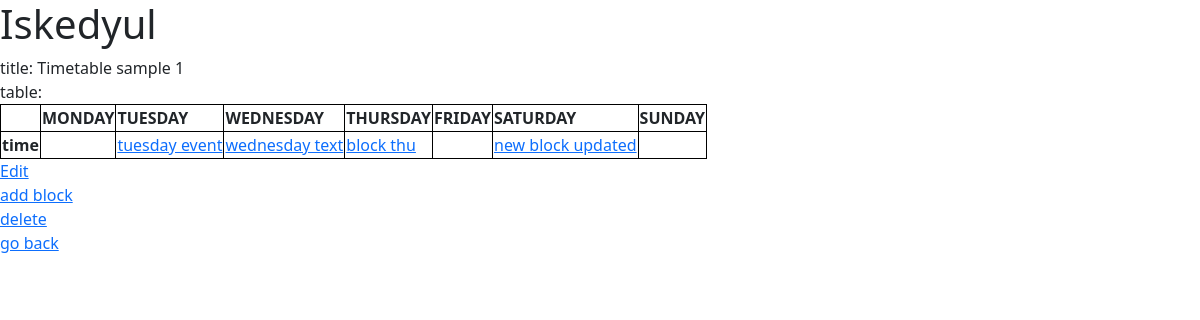
The page /sets/1/ on the database its author committed.
### core/models.py (models this page shows, shortened)
class Set(models.Model):
    title = models.CharField(_("title"), max_length=50)
    class Meta:
        verbose_name = _("set")
        verbose_name_plural = _("sets")

class Block(models.Model):
    set = models.ForeignKey("core.Set", on_delete=models.CASCADE)
    text = models.CharField(_("text"), max_length=50)
    start_time = models.TimeField(default=datetime.time(00, 00), auto_now=False, auto_now_add=False)
    end_time = models.TimeField(default=datetime.time(00, 00), auto_now=False, auto_now_add=False)
    day = models.CharField(max_length=50, choices=[
        ('Mon', _('Monday')),
        ('Tue', _('Tuesday')),
        ('Wed', _('Wednesday')),
        ('Thu', _('Thursday')),
        ('Fri', _('Friday')),
        ('Sat', _('Saturday')),
        ('Sun', _('Sunday')),
    ])
    class Meta:
        verbose_name = _("block")
        verbose_name_plural = _("blocks")

### core/views.py (the view)
# urls.py: path("sets/<int:pk>/", views.SetDetailView.as_view(), name="set_detail"),
class SetDetailView(DetailView):
    model = Set
    template_name = "core/set_detail.html"
    def get_context_data(self, **kwargs):
        context = super().get_context_data(**kwargs)
        context['by_days'] = oop.day_dict(self.object.block_set.all())
        return context

### core/oop.py (called while the page is built)
def day_dict(blocks):
    time_rows = {}
    time_rows['time1'] = {}
    daycol = {}
    for d in DEFAULT_D:
        qs = blocks.filter(day=d)
        daycol[d] = qs[0] if len(qs) > 0 else None
    return daycol

### core/templates/core/set_detail.html
{% extends 'base.html' %}
{% block content %}
title: {{ object.title }}<br>
table:
{% include 'core/set_detail_table.html' %}
<a href="{% url 'set_update' object.id %}">Edit</a><br>
<a href="{% url 'block_create' object.id %}">add block</a><br>
<a href="{% url 'set_delete' object.id %}">delete</a><br>
<a href="{% url 'set_list' %}">go back</a>
{% endblock %}

### core/templates/core/set_detail_table.html
<table>
    <tr>
        <th></th>
        <th>MONDAY</th>
        <th>TUESDAY</th>
        <th>WEDNESDAY</th>
        <th>THURSDAY</th>
        <th>FRIDAY</th>
        <th>SATURDAY</th>
        <th>SUNDAY</th>
    <tr>
        <th>time</th>
        {% for block in by_days.values %}
            {% if block.text %}
                <td>
                    <a href="{% url 'block_update' object.id block.id %}">{{ block.text }}</a>
                </td>
            {% else %}
                    <td></td>
            {% endif %}
        {% endfor %}
    </tr>
</table>

### core/static/styles.css (style rules this page uses)
table, th, td { border: 1px solid black; border-collapse: collapse; }

### rows shown on the page
Set: title "Timetable sample 1"
Block: text "tuesday event"
Block: text "wednesday text"
Block: text "block thu"
Block: text "new block updated"
